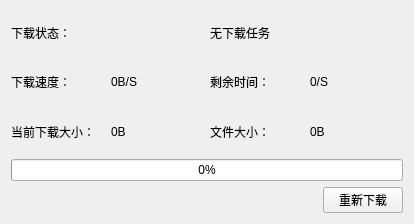
<?xml version="1.0" encoding="UTF-8"?>
<ui version="4.0">
 <class>UpdateWin</class>
 <widget class="QWidget" name="UpdateWin">
  <property name="geometry">
   <rect>
    <x>0</x>
    <y>0</y>
    <width>414</width>
    <height>224</height>
   </rect>
  </property>
  <property name="windowTitle">
   <string>海勒ERP客户端更新窗口</string>
  </property>
  <property name="windowIcon">
   <iconset resource="icon.qrc">
    <normaloff>:/ico/HiramClient_Icon50.ico</normaloff>:/ico/HiramClient_Icon50.ico</iconset>
  </property>
  <property name="styleSheet">
   <string notr="true"/>
  </property>
  <layout class="QVBoxLayout" name="verticalLayout">
   <item>
    <layout class="QVBoxLayout" name="verticalLayout_2">
     <item>
      <layout class="QHBoxLayout" name="horizontalLayout"/>
     </item>
     <item>
      <layout class="QHBoxLayout" name="horizontalLayout_2">
       <item>
        <widget class="QLabel" name="label_2">
         <property name="text">
          <string>下载状态：</string>
         </property>
        </widget>
       </item>
       <item>
        <widget class="QLabel" name="labStatus">
         <property name="text">
          <string>无下载任务</string>
         </property>
        </widget>
       </item>
      </layout>
     </item>
     <item>
      <layout class="QHBoxLayout" name="horizontalLayout_3">
       <item>
        <widget class="QLabel" name="label_4">
         <property name="text">
          <string>下载速度：</string>
         </property>
        </widget>
       </item>
       <item>
        <widget class="QLabel" name="labelSpeed">
         <property name="text">
          <string>0B/S</string>
         </property>
        </widget>
       </item>
       <item>
        <widget class="QLabel" name="label_6">
         <property name="text">
          <string>剩余时间：</string>
         </property>
        </widget>
       </item>
       <item>
        <widget class="QLabel" name="labelRemainTime">
         <property name="text">
          <string>0/S</string>
         </property>
        </widget>
       </item>
      </layout>
     </item>
     <item>
      <layout class="QHBoxLayout" name="horizontalLayout_4">
       <item>
        <widget class="QLabel" name="label_8">
         <property name="text">
          <string>当前下载大小：</string>
         </property>
        </widget>
       </item>
       <item>
        <widget class="QLabel" name="labelCurrentDownload">
         <property name="text">
          <string>0B</string>
         </property>
        </widget>
       </item>
       <item>
        <widget class="QLabel" name="label_10">
         <property name="text">
          <string>文件大小：</string>
         </property>
        </widget>
       </item>
       <item>
        <widget class="QLabel" name="labelFileSize">
         <property name="text">
          <string>0B</string>
         </property>
        </widget>
       </item>
      </layout>
     </item>
     <item>
      <widget class="QProgressBar" name="progressBar">
       <property name="value">
        <number>0</number>
       </property>
      </widget>
     </item>
    </layout>
   </item>
   <item>
    <layout class="QHBoxLayout" name="horizontalLayout_5">
     <item>
      <spacer name="horizontalSpacer">
       <property name="orientation">
        <enum>Qt::Horizontal</enum>
       </property>
       <property name="sizeHint" stdset="0">
        <size>
         <width>40</width>
         <height>20</height>
        </size>
       </property>
      </spacer>
     </item>
     <item>
      <widget class="QPushButton" name="btnRetry">
       <property name="text">
        <string>重新下载</string>
       </property>
      </widget>
     </item>
    </layout>
   </item>
  </layout>
 </widget>
 <resources>
  <include location="icon.qrc"/>
 </resources>
 <connections/>
</ui>
